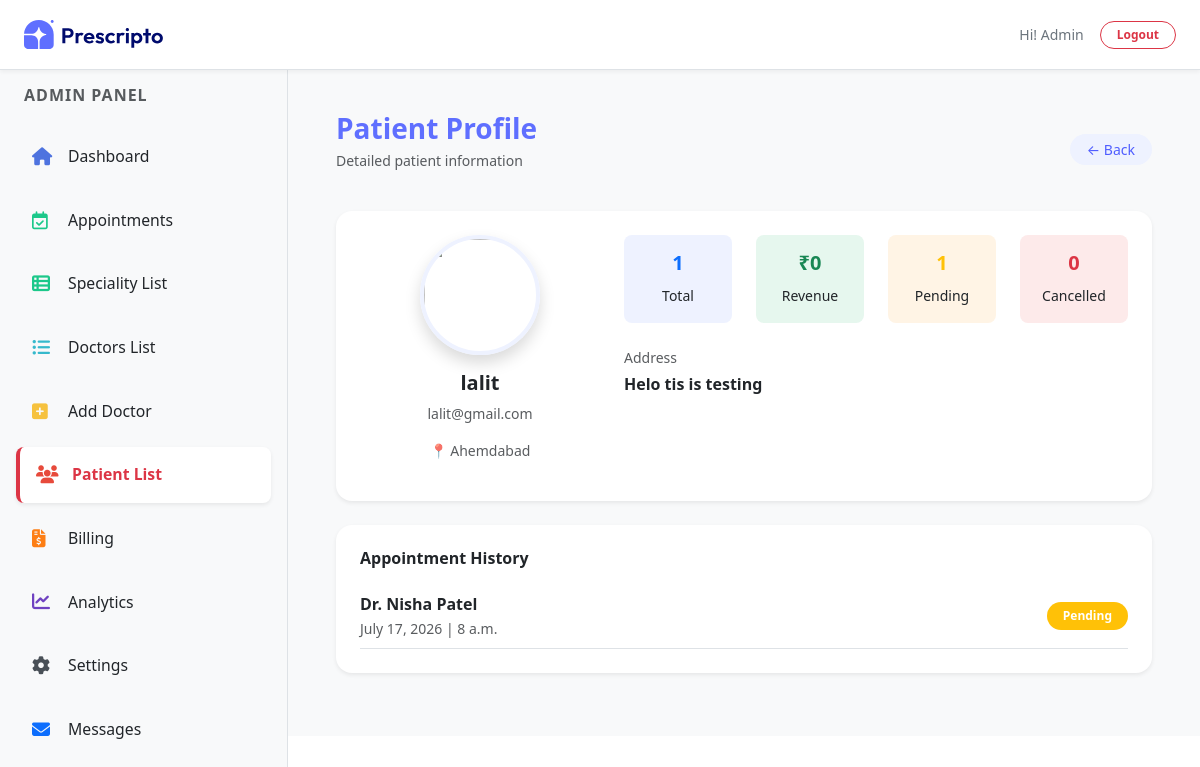
Page /dash_admin/patient/1/ (signed in) on the committed database.
### appointment/models.py (models this page shows, shortened)
class Patients(models.Model):
    username = models.CharField(max_length=100)
    email = models.EmailField()
    password = models.CharField(max_length=100)
    phone = models.CharField(max_length=15, blank=True)
    city = models.CharField(max_length=100, blank=True)
    address = models.TextField(blank=True)
    profile_image = CloudinaryField('image', folder='patients_image')

class Appointment(models.Model):
    STATUS_CHOICES = (
        ('Pending', 'Pending'),
        ('Approved', 'Approved'),
        ('Cancelled', 'Cancelled'),
    )
    PAYMENT_METHOD = (
        ('Cash', 'Cash'),
        ('Online', 'Online'),
    )
    user = models.ForeignKey(
        Patients,
        on_delete=models.CASCADE,
        related_name='appointments'
    )
    doctor = models.ForeignKey(Doctor, on_delete=models.CASCADE)
    appointment_date = models.DateField()
    appointment_time = models.TimeField()
    status = models.CharField(max_length=10, choices=STATUS_CHOICES, default='Pending')
    payment_method = models.CharField(max_length=10, choices=PAYMENT_METHOD, default='Cash')
    is_billed = models.BooleanField(default=False)
    created_at = models.DateTimeField(auto_now_add=True)

class Doctor(models.Model):
    image = CloudinaryField('image', folder='doctor_image')
    name = models.CharField(max_length=100)
    email = models.EmailField()
    username = models.CharField(max_length=255, unique=True)
    password = models.CharField(max_length=100)
    experience = models.IntegerField()
    fees = models.FloatField()
    category = models.ForeignKey(Category, on_delete=models.CASCADE)
    degree = models.CharField(max_length=50)
    about = models.TextField()
    address = models.TextField()
    available = models.BooleanField(default=True)

### appointment/views.py (the view)
# urls.py: path('dash_admin/patient/<int:id>/', views.patient_detail, name='patient_detail'),
@login_required(login_url='/dash_login')
@staff_member_required
def patient_detail(request, id):
    patient = get_object_or_404(Patients, id=id)
    stats = Appointment.objects.filter(user=patient).aggregate(
        total_appointments=Count('id'),
        total_bill=Sum('doctor__fees', filter=Q(status='Approved')),
        pending=Count('id', filter=Q(status='Pending')),
        cancelled=Count('id', filter=Q(status='Cancelled')),
    )
    appointments = Appointment.objects.filter(user=patient).order_by('-created_at')
    context = {
        'patient': patient,
        'appointments': appointments,
        'stats': stats,
        'action': 'patient_list',
        "role": "admin"
    }
    return render(request, 'dashboard/patient_detail.html', context)

### templates/dashboard/patient_detail.html
{% extends "dashboard/layout.html" %}
{% load static %}
{% block contant %}
<section class="p-5 bg-light" style="width: 100%; margin-top: 64px; margin-left: 18rem; padding: 20px;">
    <div class="mb-4 d-flex justify-content-between align-items-center" data-aos="fade-down">
        <div>
            <h3 class="fw-bold mb-1" style="color: rgb(95 111 255);">Patient Profile</h3>
            <p class="text-muted small">Detailed patient information</p>
        </div>
        <a href="{% url 'patient_list' %}" class="btn btn-sm rounded-pill px-3"
            style="background:#eef2ff; color:#4f5dff;">
            ← Back
        </a>
    </div>
    <div class="bg-white rounded-4 shadow-sm p-4 mb-4" data-aos="fade-up">
        <div class="row">
            <div class="col-md-4 text-center">
                <img src="{{ patient.profile_image.url }}"
                    class="rounded-circle shadow mb-3"
                    style="width:120px;height:120px;object-fit:cover; border:4px solid #eef2ff;">
                <h5 class="fw-bold">{{ patient.username }}</h5>
                <p class="text-muted small">{{ patient.email }}</p>
                <p class="small text-muted">
                    📍 {{ patient.city|default:"No city" }}
                </p>
            </div>
            <div class="col-md-8">
                <div class="row text-center">
                    <div class="col-3">
                        <div class="p-3 rounded-3"
                            style="background:#eef2ff;">
                            <h5 class="fw-bold text-primary">
                                {{ stats.total_appointments|default:"0" }}
                            </h5>
                            <small>Total</small>
                        </div>
                    </div>
                    <div class="col-3">
                        <div class="p-3 rounded-3"
                            style="background:#e6f7ee;">
                            <h5 class="fw-bold text-success">
                                ₹{{ stats.total_bill|default:"0" }}
                            </h5>
                            <small>Revenue</small>
                        </div>
                    </div>
                    <div class="col-3">
                        <div class="p-3 rounded-3"
                            style="background:#fff4e5;">
                            <h5 class="fw-bold text-warning">
                                {{ stats.pending|default:"0" }}
                            </h5>
                            <small>Pending</small>
                        </div>
                    </div>
                    <div class="col-3">
                        <div class="p-3 rounded-3"
                            style="background:#fdeaea;">
                            <h5 class="fw-bold text-danger">
                                {{ stats.cancelled|default:"0" }}
                            </h5>
                            <small>Cancelled</small>
                        </div>
                    </div>
                </div>
                <div class="mt-4">
                    <p class="text-muted small mb-1">Address</p>
                    <p class="fw-semibold">
                        {{ patient.address|default:"No address available" }}
                    </p>
                </div>
            </div>
        </div>
    </div>
    <div class="bg-white rounded-4 shadow-sm p-4" data-aos="fade-up">
        <h6 class="fw-bold mb-3">Appointment History</h6>
        {% for app in appointments %}
        <div class="d-flex justify-content-between align-items-center border-bottom py-2">
            <div>
                <p class="mb-0 fw-semibold">{{ app.doctor.name }}</p>
                <small class="text-muted">
                    {{ app.appointment_date }} | {{ app.appointment_time }}
                </small>
            </div>
            <span class="badge px-3 py-2 rounded-pill
                {% if app.status == 'Approved' %}
                    bg-success
                {% elif app.status == 'Pending' %}
                    bg-warning
                {% else %}
                    bg-danger
                {% endif %}">
                {{ app.status }}
            </span>
        </div>
        {% empty %}
        <p class="text-muted small">No appointments found</p>
        {% endfor %}
    </div>
</section>
{% endblock %}

### templates/dashboard/layout.html (shortened to what this page needs)
<!DOCTYPE html>
<html lang="en">
<head>
    <link href="https://cdn.jsdelivr.net/npm/bootstrap@5.3.3/dist/css/bootstrap.min.css" rel="stylesheet" />
    <link href="https://cdnjs.cloudflare.com/ajax/libs/font-awesome/5.15.3/css/all.min.css" rel="stylesheet" />
    <link rel="stylesheet" href="https://cdnjs.cloudflare.com/ajax/libs/font-awesome/6.7.2/css/all.min.css" />
    <link href="https://unpkg.com/aos@2.3.4/dist/aos.css" rel="stylesheet">
</head>
    {% load static %}
    <body>
        <header class="d-flex justify-content-between align-items-center border-bottom bg-white px-4"
                style="height: 70px; position: fixed; top: 0; width: 100%; z-index: 1050; box-shadow: 0 2px 4px rgba(0,0,0,0.05);">
            <div class="d-flex align-items-center">
                <a href="{% url 'dash_admin' %}">
                    <img src="{% static 'assets/assets_frontend/logo.svg' %}" alt="Logo" style="width: 140px;">
                </a>
            </div>
            <div class="d-flex align-items-center gap-3 text-secondary small">
                {% if role == 'admin' %}
                    <span class="text-capitalize fw-medium">Hi! {{ request.session.username }}</span>
                {% else %}
                    <span class="fw-medium">Hi! {{ doctor.name }}</span>
                {% endif %}
                <a href="{% url 'dash_logout' %}" class="btn btn-outline-danger btn-sm rounded-pill px-3 py-1 fw-bold" style="font-size: 12px;">Logout</a>
            </div>
        </header>
        <main class="d-flex" style="min-height: calc(100vh - 64px);">
            {% if role == 'admin' %}
                <nav id="sidebar" class="border-end bg-light p-3 pb-5"
                    style="width: 18rem; height: calc(100vh - 64px); position: fixed; top: 70px; left: 0; z-index: 1000; overflow-y: auto;">
                    <div class="mb-4 ps-2">
                        <h6 class="text-uppercase text-muted fw-bold" style="letter-spacing: 1px; font-size: 1rem;">Admin Panel</h6>
                    </div>
                    <a href="{% url 'dash_admin' %}"
                    class="nav-link d-flex align-items-center gap-3 p-3 rounded-3 mb-2 {% if action == 'admin' %}bg-white shadow-sm border-start border-4 border-primary fw-bold text-primary{% else %}text-dark{% endif %}"
                    style="transition: 0.3s; font-size: 18px; text-decoration: none;">
                        <i class="fa-solid fa-house" style="color: #4e73df; width: 20px;"></i>
                        <span class="small">Dashboard</span>
                    </a>
                    <a href="{% url 'appointments' %}"
                    class="nav-link d-flex align-items-center gap-3 p-3 rounded-3 mb-2 {% if action == 'appointments' %}bg-white shadow-sm border-start border-4 border-success fw-bold text-success{% else %}text-dark{% endif %}"
                    style="transition: 0.3s; font-size: 18px; text-decoration: none;">
                        <i class="fa-regular fa-calendar-check" style="color: #1cc88a; width: 20px;"></i>
                        <span class="small">Appointments</span>
                    </a>
                    <a href="{% url 'speciality_list' %}"
                    class="nav-link d-flex align-items-center gap-3 p-3 rounded-3 mb-2 {% if action == 'speciality_list' %}bg-white shadow-sm border-start border-4 border-success fw-bold text-success{% else %}text-dark{% endif %}"
                    style="transition: 0.3s; font-size: 18px; text-decoration: none;">
                        <i class="fas fa-th-list" style="color: #1cc88a; width: 20px;"></i>
                        <span class="small">Speciality List</span>
                    </a>
                    <a href="{% url 'doctor_list' %}"
                    class="nav-link d-flex align-items-center gap-3 p-3 rounded-3 mb-2 {% if action == 'doctor_list' %}bg-white shadow-sm border-start border-4 border-info fw-bold text-info{% else %}text-dark{% endif %}"
                    style="transition: 0.3s; font-size: 18px; text-decoration: none;">
                        <i class="fas fa-list-ul" style="color: #36b9cc; width: 20px;"></i>
                        <span class="small">Doctors List</span>
                    </a>
                    <a href="{% url 'add_doctor' %}"
                    class="nav-link d-flex align-items-center gap-3 p-3 rounded-3 mb-2 {% if action == 'add_doctor' %}bg-white shadow-sm border-start border-4 border-warning fw-bold text-warning{% else %}text-dark{% endif %}"
                    style="transition: 0.3s; font-size: 18px; text-decoration: none;">
                        <i class="fas fa-plus-square" style="color: #f6c23e; width: 20px;"></i>
                        <span class="small">Add Doctor</span>
                    </a>
                    <a href="{% url 'patient_list' %}"
                    class="nav-link d-flex align-items-center gap-3 p-3 rounded-3 mb-2 {% if action == 'patient_list' %}bg-white shadow-sm border-start border-4 border-danger fw-bold text-danger{% else %}text-dark{% endif %}"
                    style="transition: 0.3s; font-size: 18px; text-decoration: none;">
                        <i class="fa-solid fa-users" style="color: #e74a3b; width: 20px;"></i>
                        <span class="small">Patient List</span>
                    </a>
                    <a href="{% url 'billing' %}"
                    class="nav-link d-flex align-items-center gap-3 p-3 rounded-3 mb-2 {% if action == 'billing' %}bg-white shadow-sm border-start border-4 border-secondary fw-bold text-secondary{% else %}text-dark{% endif %}"
                    style="transition: 0.3s; font-size: 18px; text-decoration: none;">
                        <i class="fa-solid fa-file-invoice-dollar" style="color: #fd7e14; width: 20px;"></i>
                        <span class="small">Billing</span>
                    </a>
                    <a href="{% url 'analytics' %}"
                    class="nav-link d-flex align-items-center gap-3 p-3 rounded-3 mb-2 {% if action == 'analytics' %}bg-white shadow-sm border-start border-4 border-dark fw-bold text-dark{% else %}text-dark{% endif %}"
                    style="transition: 0.3s; font-size: 18px; text-decoration: none;">
                        <i class="fa-solid fa-chart-line" style="color: #6f42c1; width: 20px;"></i>
                        <span class="small">Analytics</span>
                    </a>
                    <a href="{% url 'settings' %}"
                    class="nav-link d-flex align-items-center gap-3 p-3 rounded-3 mb-2 {% if action == 'settings' %}bg-white shadow-sm border-start border-4 border-secondary fw-bold text-secondary{% else %}text-dark{% endif %}"
                    style="transition: 0.3s; font-size: 18px; text-decoration: none;">
                        <i class="fa-solid fa-gear" style="color: #495057; width: 20px;"></i>
                        <span class="small">Settings</span>
                    </a>
                    <a href="{% url 'messages_contact' %}"
                    class="nav-link d-flex align-items-center gap-3 p-3 rounded-3 mb-2 {% if action == 'messages_contact' %}bg-white shadow-sm border-start border-4 border-primary fw-bold text-primary{% else %}text-dark{% endif %}"
                    style="transition: 0.3s; font-size: 18px; text-decoration: none;">
                        <i class="fa-solid fa-envelope" style="color: #0d6efd; width: 20px;"></i>
                        <span class="small">Messages</span>
                    </a>
                </nav>
            {% endif %}
            {% block contant %}
            {% endblock %}
        </main>
    </body>
</html>

### rows in the picture
Patients: username "lalit", email "lalit@gmail.com", city "Ahemdabad", address "Helo tis is testing"
Appointment: doctor.name "Dr. Nisha Patel", appointment_date "July 17, 2026", appointment_time "8 a.m.", status "Pending"

### other values in the picture
{{ request.session.username }} "Admin"
{{ stats.total_appointments|default:"0" }} "1"
{{ stats.total_bill|default:"0" }} "0"
{{ stats.pending|default:"0" }} "1"
{{ stats.cancelled|default:"0" }} "0"
